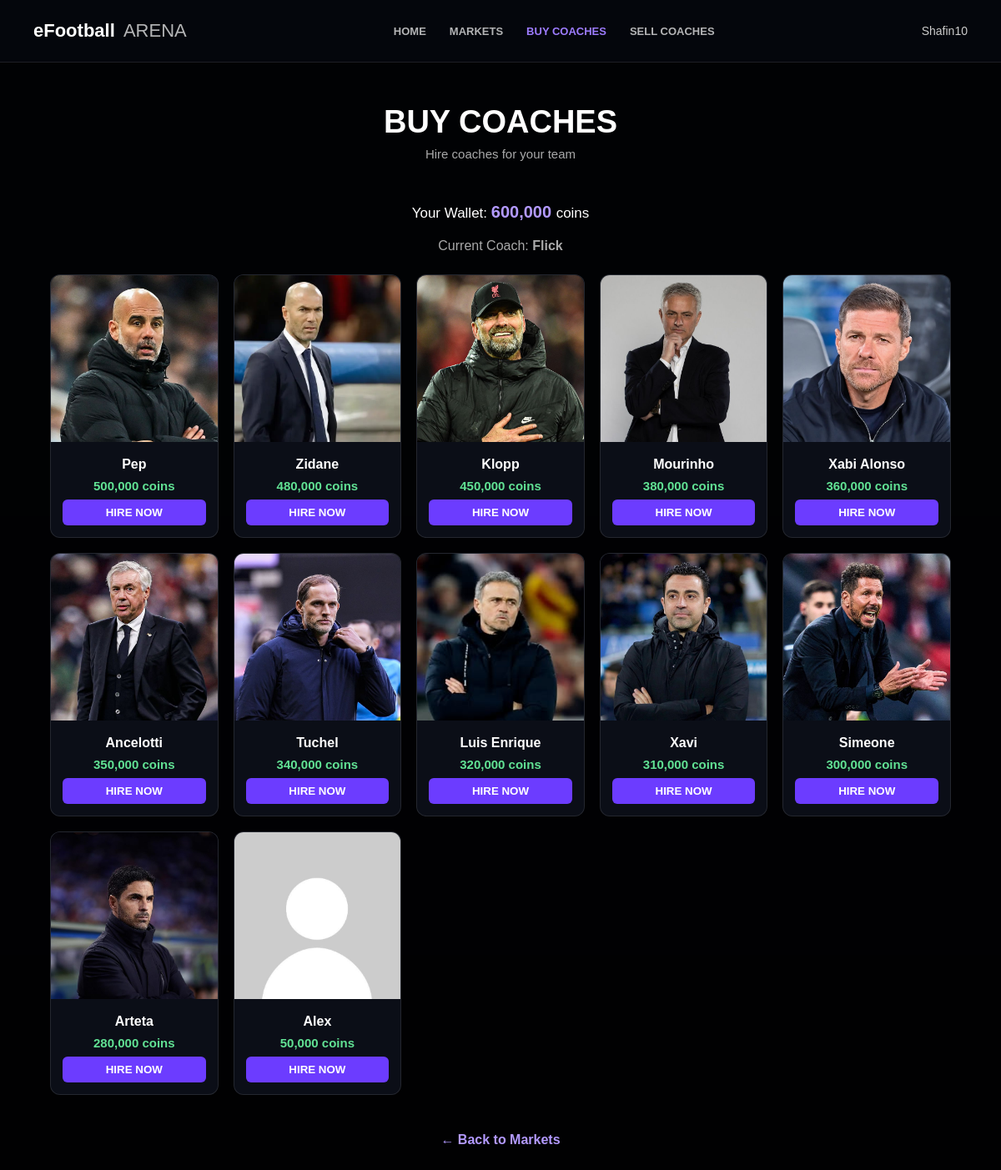
Page /buy_coaches.php (signed in) on the committed database.
### tables this page shows
CREATE TABLE Manager_Wallet ( 
    Wallet_ID INT PRIMARY KEY AUTO_INCREMENT, 
    Manager_ID INT UNIQUE, 
    Balance DECIMAL(12,2) DEFAULT 1000000.00, 
 
    FOREIGN KEY (Manager_ID) 
        REFERENCES Players(Player_ID) 
);

CREATE TABLE Coaches (
    Coach_ID INT PRIMARY KEY AUTO_INCREMENT,
    Coach_Name VARCHAR(50) NOT NULL,
    Image VARCHAR(100) NOT NULL,
    Price DECIMAL(12,2) NOT NULL,
    Description VARCHAR(255)
);

### buy_coaches.php (the view, shortened to what this page needs)
<?php
require_once "db.php";
$managerID = $_SESSION["Player_ID"];
$gamerTag = $_SESSION["Gamer_Tag"];
$walletSQL = "
    SELECT Balance
    FROM Manager_Wallet
    WHERE Manager_ID = ?
";
$stmt = $conn->prepare($walletSQL);
$stmt->bind_param("i", $managerID);
$stmt->execute();
$wallet = $stmt->get_result()->fetch_assoc();
$balance = $wallet
    ? $wallet["Balance"]
    : 0;
$currentSQL = "
    SELECT
        c.Coach_Name
    FROM Manager_Coach mc
    JOIN Coaches c
        ON mc.Coach_ID = c.Coach_ID
    WHERE mc.Manager_ID = ?
    ORDER BY mc.Acquired_Date ASC, mc.Coach_ID ASC
    LIMIT 1
";
$stmt = $conn->prepare($currentSQL);
$stmt->bind_param("i", $managerID);
$stmt->execute();
$current = $stmt->get_result()->fetch_assoc();
$currentCoach = $current
    ? $current["Coach_Name"]
    : "None";
$coachesSQL = "
    SELECT
        c.Coach_ID,
        c.Coach_Name,
        c.Image,
        c.Price,
        c.Description
    FROM Coaches c
    WHERE NOT EXISTS (
        SELECT 1
        FROM Manager_Coach mc
        WHERE mc.Manager_ID = ?
        AND mc.Coach_ID = c.Coach_ID
    )
    ORDER BY c.Price DESC
";
$stmt = $conn->prepare($coachesSQL);
$stmt->bind_param("i", $managerID);
$stmt->execute();
$coaches = $stmt->get_result();
?>
<!DOCTYPE html>
<html lang="en">
<head>
<link
    rel="stylesheet"
    href="markets.css"
>
</head>
<body>
<header class="topbar">
    <div class="logo">
        eFootball <span>ARENA</span>
    </div>
    <nav class="navigation">
        <a href="dashboard.php">
            HOME
        </a>
        <a href="markets.php">
            MARKETS
        </a>
        <a
            href="buy_coaches.php"
            class="active"
        >
            BUY COACHES
        </a>
        <a href="sell_coaches.php">
            SELL COACHES
        </a>
    </nav>
    <div class="profile">
        <?php echo htmlspecialchars($gamerTag); ?>
    </div>
</header>
<main class="markets-page">
    <div class="page-header">
        <h1>BUY COACHES</h1>
        <p>
            Hire coaches for your team
        </p>
    </div>
    <div class="wallet-bar">
        Your Wallet:
        <span>
            <?php echo number_format($balance); ?>
        </span>
        coins
    </div>
    <div class="current-coach">
        Current Coach:
        <strong>
            <?php echo htmlspecialchars($currentCoach); ?>
        </strong>
    </div>
    <?php if ($coaches->num_rows > 0): ?>
        <div class="coaches-grid">
            <?php while ($c = $coaches->fetch_assoc()): ?>
                <div class="coach-card-buy">
                    <img
                        src="<?php
                            echo htmlspecialchars($c["Image"]);
                        ?>"
                        alt=""
                    >
                    <div class="coach-info-buy">
                        <h3>
                            <?php
                            echo htmlspecialchars(
                                $c["Coach_Name"]
                            );
                            ?>
                        </h3>
                        <div class="price">
                            <?php
                            echo number_format(
                                $c["Price"]
                            );
                            ?>
                            coins
                        </div>
                        <form method="POST">
                            <button
                                type="submit"
                                name="buy_coach"
                                class="buy-btn"
                            >
                                HIRE NOW
                            </button>
                        </form>
                    </div>
                </div>
            <?php endwhile; ?>
        </div>
    <?php else: ?>
        <div class="no-coaches">
            You already own all available coaches.
        </div>
    <?php endif; ?>
    <div class="back-section">
        <a href="markets.php">
            ← Back to Markets
        </a>
    </div>
</main>
</body>
</html>

### markets.css (style rules this page uses)
* { margin: 0; padding: 0; box-sizing: border-box; }
body { font-family: Arial, sans-serif; background: #05070d; color: white; min-height: 100vh; }
body::before { content: ""; position: fixed; inset: 0; background: linear-gradient(rgba(0,0,0,0.65), rgba(0,0,0,0.8)), url("Images/dashboard-bg.png") center/cover no-repeat; z-index: -1; }
.topbar { height: 75px; display: flex; align-items: center; justify-content: space-between; padding: 0 40px; background: rgba(5, 7, 13, 0.95); border-bottom: 1px solid rgba(255,255,255,0.1); }
.logo { font-size: 22px; font-weight: bold; }
.logo span { font-weight: normal; opacity: 0.7; margin-left: 4px; }
.navigation { display: flex; gap: 28px; }
.navigation a { color: rgba(255,255,255,0.7); text-decoration: none; font-size: 13px; font-weight: bold; }
.navigation a:hover, .navigation a.active { color: #9d7cff; }
.profile { font-size: 14px; color: #ccc; }
.markets-page { width: 90%; max-width: 1100px; margin: 50px auto; }
.page-header { text-align: center; margin-bottom: 50px; }
.page-header h1 { font-size: 38px; margin-bottom: 8px; }
.page-header p { color: #aaa; font-size: 15px; }
.back-section { text-align: center; margin-top: 45px; }
.back-section a { color: #b39aff; text-decoration: none; font-weight: bold; }

### buy_coaches.php (style rules this page uses)
.wallet-bar { text-align: center; margin-bottom: 20px; font-size: 17px; }
.wallet-bar span { color: #b39aff; font-weight: bold; font-size: 20px; }
.current-coach { text-align: center; margin-bottom: 25px; color: #aaa; }
.coaches-grid { display: grid; grid-template-columns: repeat(auto-fill, minmax(180px, 1fr)); gap: 18px; }
.coach-card-buy { background: rgba(12,15,25,0.95); border: 1px solid rgba(255,255,255,0.1); border-radius: 12px; overflow: hidden; text-align: center; transition: 0.25s; }
.coach-card-buy img { width: 100%; height: 200px; object-fit: cover; object-position: top center; }
.coach-info-buy { padding: 14px; }
.coach-info-buy h3 { font-size: 16px; margin-bottom: 6px; }
.price { color: #61e294; font-weight: bold; font-size: 15px; margin: 8px 0; }
.buy-btn { background: #6c3cff; color: white; border: none; padding: 8px 16px; border-radius: 6px; font-weight: bold; cursor: pointer; width: 100%; }

### rows in the picture
manager_wallet: Balance "600,000"
coaches: Coach_Name "Flick"
coaches: Image (picture), Coach_Name "Pep", Price "500,000"
coaches: Image (picture), Coach_Name "Zidane", Price "480,000"
coaches: Image (picture), Coach_Name "Klopp", Price "450,000"
coaches: Image (picture), Coach_Name "Mourinho", Price "380,000"
coaches: Image (picture), Coach_Name "Xabi Alonso", Price "360,000"
coaches: Image (picture), Coach_Name "Ancelotti", Price "350,000"
coaches: Image (picture), Coach_Name "Tuchel", Price "340,000"
coaches: Image (picture), Coach_Name "Luis Enrique", Price "320,000"
coaches: Image (picture), Coach_Name "Xavi", Price "310,000"
coaches: Image (picture), Coach_Name "Simeone", Price "300,000"
coaches: Image (picture), Coach_Name "Arteta", Price "280,000"
coaches: Image (picture), Coach_Name "Alex", Price "50,000"

### other values in the picture
$gamerTag "Shafin10"
